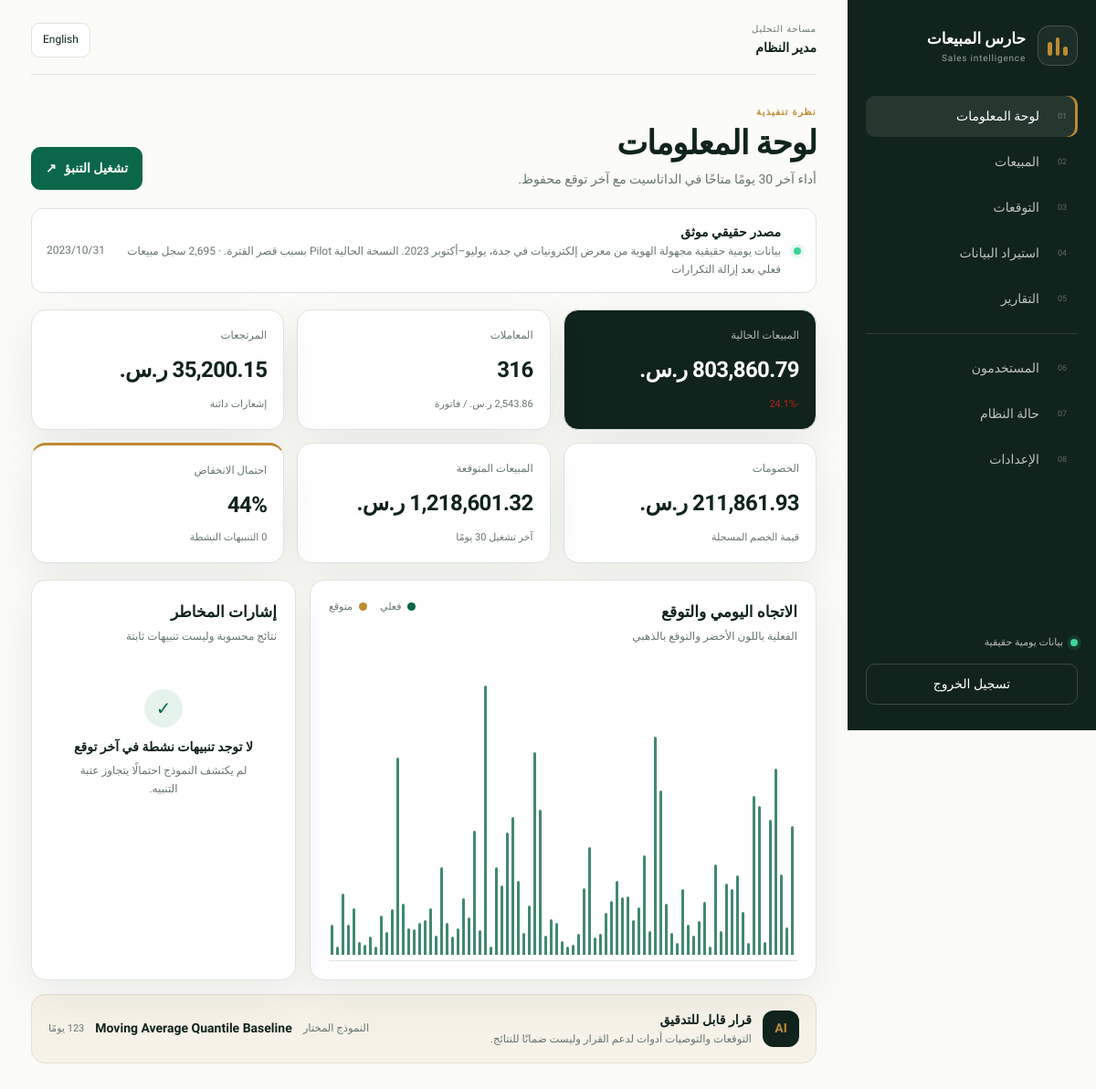
The page / (signed in) on the database its author committed.
### app/models.py (models this page shows)
class User(Base):
    __tablename__ = "users"
    id: Mapped[int] = mapped_column(primary_key=True)
    username: Mapped[str] = mapped_column(String(80), unique=True, index=True, nullable=False)
    email: Mapped[str] = mapped_column(String(180), unique=True, index=True, nullable=False)
    full_name_ar: Mapped[str] = mapped_column(String(150), nullable=False)
    full_name_en: Mapped[str] = mapped_column(String(150), nullable=False)
    password_hash: Mapped[str] = mapped_column(String(255), nullable=False)
    role_id: Mapped[int] = mapped_column(ForeignKey("roles.id"), nullable=False)
    locale: Mapped[str] = mapped_column(String(5), default="ar", nullable=False)
    is_active: Mapped[bool] = mapped_column(Boolean, default=True, nullable=False)
    last_login_at: Mapped[datetime | None] = mapped_column(DateTime(timezone=True))
    created_at: Mapped[datetime] = mapped_column(DateTime(timezone=True), default=utcnow, nullable=False)
    updated_at: Mapped[datetime] = mapped_column(DateTime(timezone=True), default=utcnow, onupdate=utcnow, nullable=False)
    role: Mapped[Role] = relationship(back_populates="users")
    branches: Mapped[list[Branch]] = relationship(secondary=user_branches, back_populates="users")
    @property
    def permission_codes(self) -> set[str]:
        return {permission.code for permission in self.role.permissions}

class Forecast(Base):
    __tablename__ = "forecasts"
    id: Mapped[int] = mapped_column(primary_key=True)
    model_run_id: Mapped[int] = mapped_column(ForeignKey("model_runs.id", ondelete="CASCADE"), nullable=False)
    forecast_date: Mapped[date] = mapped_column(Date, index=True, nullable=False)
    scope_type: Mapped[str] = mapped_column(String(30), default="company", nullable=False)
    scope_id: Mapped[int | None] = mapped_column(Integer)
    predicted_sales: Mapped[Decimal] = mapped_column(Numeric(14, 2), nullable=False)
    lower_bound: Mapped[Decimal] = mapped_column(Numeric(14, 2), nullable=False)
    upper_bound: Mapped[Decimal] = mapped_column(Numeric(14, 2), nullable=False)
    baseline_sales: Mapped[Decimal] = mapped_column(Numeric(14, 2), nullable=False)
    decline_probability: Mapped[float] = mapped_column(Float, nullable=False)
    decline_percent: Mapped[float] = mapped_column(Float, nullable=False)
    target_sales: Mapped[Decimal | None] = mapped_column(Numeric(14, 2))
    model_run: Mapped[ModelRun] = relationship(back_populates="forecasts")
    factors: Mapped[list["DeclineFactor"]] = relationship(back_populates="forecast", cascade="all, delete-orphan")

class ModelRun(Base):
    __tablename__ = "model_runs"
    id: Mapped[int] = mapped_column(primary_key=True)
    model_name: Mapped[str] = mapped_column(String(150), nullable=False)
    model_version: Mapped[str] = mapped_column(String(80), nullable=False)
    model_sha256: Mapped[str | None] = mapped_column(String(64))
    status: Mapped[str] = mapped_column(String(30), nullable=False)
    horizon_days: Mapped[int] = mapped_column(Integer, nullable=False)
    filters_json: Mapped[dict[str, Any]] = mapped_column(JSON, default=dict, nullable=False)
    metrics_json: Mapped[dict[str, Any] | None] = mapped_column(JSON)
    data_start: Mapped[date | None] = mapped_column(Date)
    data_end: Mapped[date | None] = mapped_column(Date)
    sample_size: Mapped[int] = mapped_column(Integer, default=0, nullable=False)
    error_message: Mapped[str | None] = mapped_column(Text)
    started_at: Mapped[datetime] = mapped_column(DateTime(timezone=True), default=utcnow, nullable=False)
    completed_at: Mapped[datetime | None] = mapped_column(DateTime(timezone=True))
    created_by_id: Mapped[int | None] = mapped_column(ForeignKey("users.id"))
    forecasts: Mapped[list["Forecast"]] = relationship(back_populates="model_run", cascade="all, delete-orphan")

### app/dashboard/routes.py (the view)
@dashboard_bp.route("/")
@login_required
def index():
    user = current_user()
    with session_scope() as db:
        summary = dashboard_summary(db, branch_ids_for_user(user) if user else None)
    return render_template(
        "dashboard/index.html",
        summary=summary,
        sales_json=json.dumps(summary["series"], ensure_ascii=False),
        forecasts_json=json.dumps(summary["forecast_series"], ensure_ascii=False),
    )

### app/database.py (called while the page is built)
@contextmanager
def session_scope():
    db = SessionLocal()
    try:
        yield db
        db.commit()
    except Exception:
        db.rollback(); raise
    finally:
        db.close()

### app/services/i18n.py (called while the page is built)
def locale() -> str:
    value = session.get("locale", "ar")
    return value if value in TRANSLATIONS else "ar"

def t(key: str) -> str:
    current = locale()
    return TRANSLATIONS.get(current, {}).get(key, TRANSLATIONS["en"].get(key, key))

def _number_locale() -> str:
    return "ar_SA" if locale() == "ar" else "en_US"

def money(value: float | Decimal | None) -> str:
    if value is None:
        return "—"
    return format_currency(value, "SAR", locale=_number_locale(), currency_digits=True)

def number(value: float | int | Decimal | None, digits: int = 0) -> str:
    if value is None:
        return "—"
    pattern = "#,##0" if digits == 0 else "#,##0." + ("0" * digits)
    return format_decimal(value, format=pattern, locale=_number_locale())

def date_value(value: date | datetime | None) -> str:
    if value is None:
        return "—"
    if isinstance(value, datetime):
        value = value.date()
    return babel_format_date(value, format="medium", locale="ar_SA" if locale() == "ar" else "en_GB")

### app/services/security.py (called while the page is built)
def csrf_token() -> str:
    token = session.get("csrf_token")
    if not token:
        token = secrets.token_urlsafe(32)
        session["csrf_token"] = token
    return token

def validate_csrf() -> None:
    if request.method in {"POST", "PUT", "PATCH", "DELETE"}:
        supplied = request.form.get("csrf_token") or request.headers.get("X-CSRF-Token")
        expected = session.get("csrf_token")
        if not supplied or not expected or not hmac.compare_digest(str(supplied), str(expected)):
            abort(400, description="Invalid CSRF token")

def current_user() -> User | None:
    user_id = session.get("user_id")
    if not user_id:
        return None
    db = SessionLocal()
    try:
        user = db.scalar(select(User).where(User.id == int(user_id), User.is_active.is_(True)))
        if user:
            _ = user.role.permissions
            _ = user.branches
            db.expunge(user)
        return user
    finally:
        db.close()

def login_required(view: Callable[P, R]) -> Callable[P, R]:
    @wraps(view)
    def wrapped(*args: P.args, **kwargs: P.kwargs):
        if current_user() is None:
            return redirect(url_for("auth.login", next=request.full_path))
        return view(*args, **kwargs)
    return wrapped

### app/templates/dashboard/index.html (shortened to what this page needs)
{% extends 'base.html' %}
{% block content %}
<section class="page-heading">
  <div><span class="eyebrow">{{ 'نظرة تنفيذية' if locale == 'ar' else 'Executive overview' }}</span><h1>{{ t('dashboard') }}</h1><p>{{ 'أداء آخر 30 يومًا متاحًا في الداتاسيت مع آخر توقع محفوظ.' if locale == 'ar' else 'The latest 30 available days with the most recent stored forecast.' }}</p></div>
  <a class="primary-button" href="{{ url_for('forecasting.index') }}">{{ t('run_forecast') }} <span>↗</span></a>
</section>
<div class="source-notice"><span class="source-dot"></span><div><strong>{{ 'مصدر حقيقي موثق' if locale == 'ar' else 'Verified real source' }}</strong><p>{{ t('demo_data_notice') }} · {{ number(summary.total_records) }} {{ 'سجل مبيعات فعلي بعد إزالة التكرارات' if locale == 'ar' else 'real sales rows after exact deduplication' }}</p></div><time>{{ date_value(summary.data_end) if summary.data_end else '—' }}</time></div>
<section class="kpi-grid six">
  <article class="kpi-card featured"><small>{{ t('current_sales') }}</small><strong>{{ money(summary.current_sales) }}</strong><span class="{{ 'negative' if summary.change_percent < 0 else 'positive' }}">{{ '%+.1f'|format(summary.change_percent) }}%</span></article>
  <article class="kpi-card"><small>{{ 'المعاملات' if locale == 'ar' else 'Transactions' }}</small><strong>{{ number(summary.transactions) }}</strong><span>{{ money(summary.avg_transaction) }} / {{ 'فاتورة' if locale == 'ar' else 'invoice' }}</span></article>
  <article class="kpi-card"><small>{{ 'المرتجعات' if locale == 'ar' else 'Returns' }}</small><strong>{{ money(summary.returns) }}</strong><span>{{ 'إشعارات دائنة' if locale == 'ar' else 'credit notes' }}</span></article>
  <article class="kpi-card"><small>{{ 'الخصومات' if locale == 'ar' else 'Discounts' }}</small><strong>{{ money(summary.discounts) }}</strong><span>{{ 'قيمة الخصم المسجلة' if locale == 'ar' else 'recorded discount value' }}</span></article>
  <article class="kpi-card"><small>{{ t('forecast_sales') }}</small><strong>{{ money(summary.forecast_sales) }}</strong><span>{{ 'آخر تشغيل 30 يومًا' if locale == 'ar' else 'latest 30-day run' }}</span></article>
  <article class="kpi-card risk"><small>{{ t('decline_probability') }}</small><strong>{{ '%.0f%%'|format(summary.decline_probability * 100) }}</strong><span>{{ summary.active_alerts }} {{ t('active_alerts') }}</span></article>
</section>
<section class="dashboard-grid">
  <article class="panel chart-panel">
    <div class="panel-heading"><div><h2>{{ 'الاتجاه اليومي والتوقع' if locale == 'ar' else 'Daily trend and forecast' }}</h2><p>{{ 'الفعلية باللون الأخضر والتوقع بالذهبي' if locale == 'ar' else 'Actual in green and forecast in gold' }}</p></div><div class="legend"><span class="actual"></span>{{ 'فعلي' if locale == 'ar' else 'Actual' }}<span class="forecast"></span>{{ 'متوقع' if locale == 'ar' else 'Forecast' }}</div></div>
    <div class="chart" data-sales='{{ sales_json|safe }}' data-forecasts='{{ forecasts_json|safe }}'></div>
  </article>
  <article class="panel alert-panel">
    <div class="panel-heading"><div><h2>{{ 'إشارات المخاطر' if locale == 'ar' else 'Risk signals' }}</h2><p>{{ 'نتائج محسوبة وليست تنبيهات ثابتة' if locale == 'ar' else 'Calculated results, not static alerts' }}</p></div></div>
    <div class="alert-list">
    {% for alert in summary.top_alerts %}<div class="alert-row"><span class="severity severity-{{ alert.severity }}"></span><div><strong>{{ alert.title_ar if locale == 'ar' else alert.title_en }}</strong><small>{{ alert.message_ar if locale == 'ar' else alert.message_en }}</small></div></div>{% else %}<div class="empty-state"><span>✓</span><strong>{{ 'لا توجد تنبيهات نشطة في آخر توقع' if locale == 'ar' else 'No active alerts in the latest forecast' }}</strong><p>{{ 'لم يكتشف النموذج احتمالًا يتجاوز عتبة التنبيه.' if locale == 'ar' else 'The model did not exceed the configured alert threshold.' }}</p></div>{% endfor %}
    </div>
  </article>
</section>
<div class="decision-strip"><div><span class="decision-icon">AI</span><div><strong>{{ 'قرار قابل للتدقيق' if locale == 'ar' else 'Auditable decision support' }}</strong><small>{{ t('decision_support_notice') }}</small></div></div>{% if summary.latest_run %}<div class="model-stamp"><small>{{ 'النموذج المختار' if locale == 'ar' else 'Selected model' }}</small><strong>{{ summary.latest_run.model_name }}</strong><span>{{ summary.latest_run.sample_size }} {{ t('days') }}</span></div>{% endif %}</div>
{% endblock %}

### app/templates/base.html (shortened to what this page needs)
<!doctype html>
<html lang="{{ locale }}" dir="{{ direction }}">
<head>
  <link rel="stylesheet" href="{{ url_for('static', filename='css/app.css') }}">
</head>
<body>
{% if current_user %}
<div class="app-shell">
  <aside class="sidebar">
    <a class="brand" href="{{ url_for('dashboard.index') }}">
      <span class="brand-mark" aria-hidden="true"><i></i><i></i><i></i></span>
      <span><strong>{{ t('app_name') }}</strong><small>Sales intelligence</small></span>
    </a>
    <nav class="nav" aria-label="Primary">
      <a class="{{ 'active' if request.endpoint == 'dashboard.index' else '' }}" href="{{ url_for('dashboard.index') }}"><span>01</span>{{ t('dashboard') }}</a>
      <a class="{{ 'active' if request.endpoint and request.endpoint.startswith('sales.') else '' }}" href="{{ url_for('sales.index') }}"><span>02</span>{{ t('sales') }}</a>
      <a class="{{ 'active' if request.endpoint and request.endpoint.startswith('forecasting.') else '' }}" href="{{ url_for('forecasting.index') }}"><span>03</span>{{ t('forecasts') }}</a>
      <a class="{{ 'active' if request.endpoint and request.endpoint.startswith('imports.') else '' }}" href="{{ url_for('imports.index') }}"><span>04</span>{{ t('imports') }}</a>
      <a class="{{ 'active' if request.endpoint and request.endpoint.startswith('reports.') else '' }}" href="{{ url_for('reports.index') }}"><span>05</span>{{ t('reports') }}</a>
      {% if 'users.manage' in current_user.permission_codes %}
      <div class="nav-divider"></div>
      <a class="{{ 'active' if request.endpoint == 'admin.users' else '' }}" href="{{ url_for('admin.users') }}"><span>06</span>{{ t('users') }}</a>
      <a class="{{ 'active' if request.endpoint == 'admin.health' else '' }}" href="{{ url_for('admin.health') }}"><span>07</span>{{ t('system_health') }}</a>
      <a class="{{ 'active' if request.endpoint == 'admin.settings' else '' }}" href="{{ url_for('admin.settings') }}"><span>08</span>{{ 'الإعدادات' if locale == 'ar' else 'Settings' }}</a>
      {% endif %}
    </nav>
    <div class="sidebar-foot">
      <span class="data-status"><i></i>{{ 'بيانات يومية حقيقية' if locale == 'ar' else 'Real daily data' }}</span>
      <form method="post" action="{{ url_for('auth.logout') }}">
        <button class="logout-button" type="submit">{{ t('logout') }}</button>
      </form>
    </div>
  </aside>
  <main class="main">
    <header class="topbar">
      <div>
        <span class="topbar-label">{{ 'مساحة التحليل' if locale == 'ar' else 'Analytics workspace' }}</span>
        <strong>{{ current_user.full_name_ar if locale == 'ar' else current_user.full_name_en }}</strong>
      </div>
      <div class="topbar-actions">
        <a class="language-switch" href="{{ url_for('set_locale', language='en' if locale == 'ar' else 'ar', next=request.full_path) }}">{{ t('language') }}</a>
      </div>
    </header>
    {% block content %}{% endblock %}
  </main>
</div>
{% else %}
  {% block guest %}{% block content_guest %}{% endblock %}{% endblock %}
{% endif %}
</body>
</html>

### rows shown on the page
User: full_name_ar "مدير النظام"
Forecast: summary.decline_probability*100 "44%"
ModelRun: latest_run.model_name "Moving Average Quantile Baseline"

### other values the page prints
{{ t('app_name') }} "حارس المبيعات"
{{ t('dashboard') }} "لوحة المعلومات"
{{ t('sales') }} "المبيعات"
{{ t('forecasts') }} "التوقعات"
{{ t('imports') }} "استيراد البيانات"
{{ t('reports') }} "التقارير"
{{ t('users') }} "المستخدمون"
{{ t('system_health') }} "حالة النظام"
{{ 'الإعدادات' if locale == 'ar' else 'Settings' }} "الإعدادات"
{{ 'بيانات يومية حقيقية' if locale == 'ar' else 'Real daily data' }} "بيانات يومية حقيقية"
{{ t('logout') }} "تسجيل الخروج"
{{ 'مساحة التحليل' if locale == 'ar' else 'Analytics workspace' }} "مساحة التحليل"
{{ t('language') }} "English"
{{ 'نظرة تنفيذية' if locale == 'ar' else 'Executive overview' }} "نظرة تنفيذية"
{{ t('run_forecast') }} "تشغيل التنبؤ"
